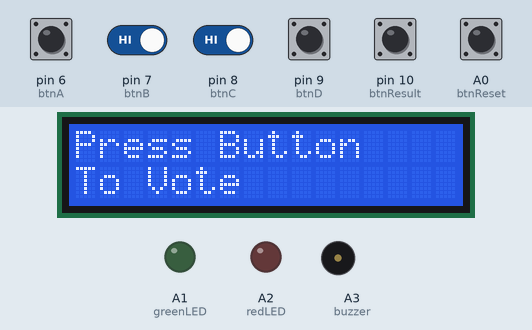
Simulated run of this sketch. Board: Arduino Uno, built with avr-gcc and run on an emulated ATmega328P. On the bench: 16×2 character LCD, output pins drawn as LEDs (lit = HIGH), buzzer (waves = sounding). Inputs (shaded band) come from the test bench; at power-on: A0 (btnReset), pin 6 (btnA), pin 7 (btnB), pin 8 (btnC), pin 9 (btnD), pin 10 (btnResult) HIGH.

Above: at 3.2 s.
3.3 s: pin 6 (btnA) pulled LOW for 0.15 s
At 4.0 s:
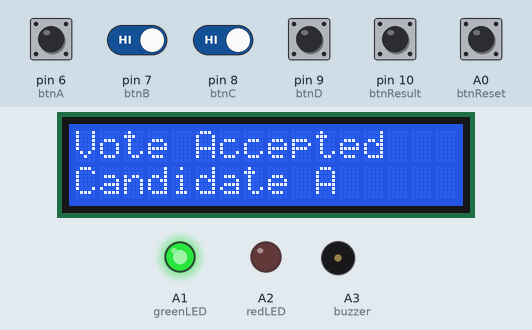
6.2 s: A0 (btnReset) pulled LOW for 0.15 s
At 7.5 s:
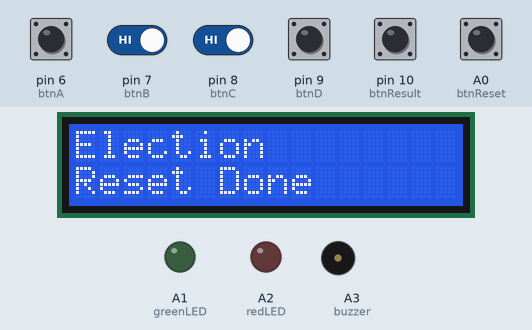
9.3 s: pin 10 (btnResult) pulled LOW for 0.15 s
At 9.6 s:
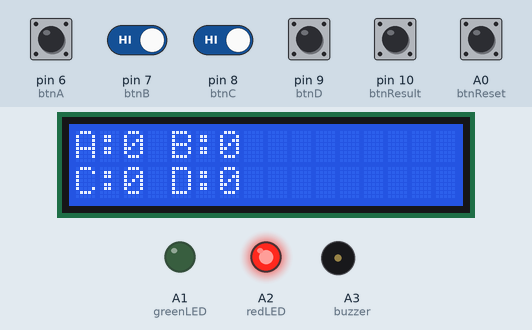
13.9 s: pin 7 (btnB) driven LOW and pin 8 (btnC) driven LOW
16.9 s: pin 7 (btnB) driven HIGH
At 19.6 s:
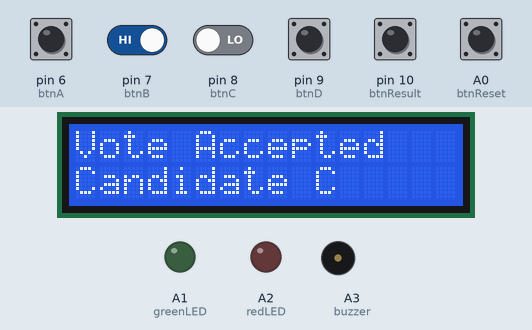
19.9 s: pin 8 (btnC) driven HIGH
At 21.5 s:
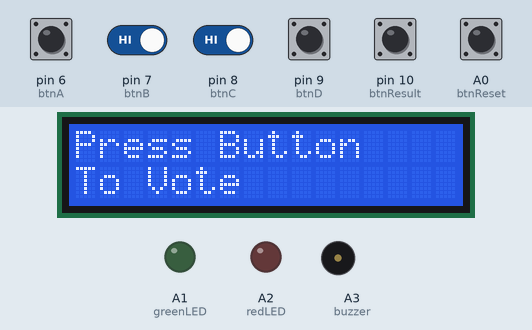
Timing chart, 0 to 22.6 s (numbered marks = the images above; inputs shaded):
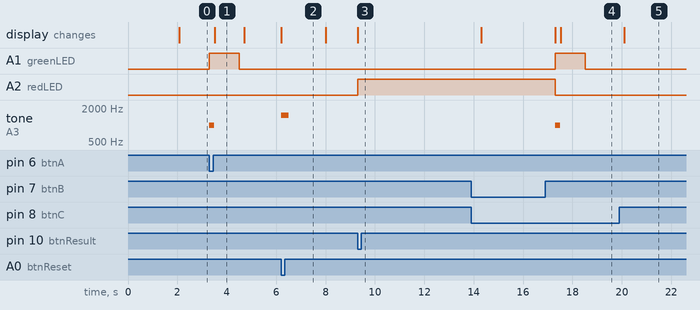

Measured:
- after the input at 3.3 s, A1 (greenLED): LOW → HIGH at once, → LOW 1.2 s later; tone on A3 (buzzer): silent → 1000 Hz at once, → silent 0.20 s later; the display: changes after 0.21 s (image 1)
- after the input at 6.2 s, tone on A3 (buzzer): silent → 1500 Hz at once, → silent 0.30 s later; the display: changes at once (image 2)
- after the input at 9.3 s, A2 (redLED): LOW → HIGH at once; the display: changes at once (image 3)
- after the input at 16.9 s, the display: first differs from a run without the input after 0.62 s (image 4)
- after the input at 19.9 s, the display: changes after 0.21 s (image 5)
- what the display in image 1 shows lasts 1.2 s, from 3.5 s to 4.7 s

The sketch:

electronic_voting_machine1.ino
```cpp
#include <LiquidCrystal.h>

LiquidCrystal lcd(12, 11, 5, 4, 3, 2);

// Button Pins
const int btnA = 6;
const int btnB = 7;
const int btnC = 8;
const int btnD = 9;
const int btnResult = 10;
const int btnReset = A0;

// Output Pins
const int greenLED = A1;
const int redLED = A2;
const int buzzer = A3;

// Vote Counters
int voteA = 0;
int voteB = 0;
int voteC = 0;
int voteD = 0;

void setup()
{
  pinMode(btnA, INPUT_PULLUP);
  pinMode(btnB, INPUT_PULLUP);
  pinMode(btnC, INPUT_PULLUP);
  pinMode(btnD, INPUT_PULLUP);
  pinMode(btnResult, INPUT_PULLUP);
  pinMode(btnReset, INPUT_PULLUP);

  pinMode(greenLED, OUTPUT);
  pinMode(redLED, OUTPUT);
  pinMode(buzzer, OUTPUT);

  digitalWrite(greenLED, LOW);
  digitalWrite(redLED, LOW);
  digitalWrite(buzzer, LOW);

  lcd.begin(16,2);

  lcd.clear();
  lcd.setCursor(0,0);
  lcd.print("Electronic");
  lcd.setCursor(0,1);
  lcd.print("Voting Machine");

  delay(2000);

  showWelcome();
}

void loop()
{
  if(digitalRead(btnA)==LOW)
  {
    voteA++;
    voteMessage("Candidate A");
  }

  if(digitalRead(btnB)==LOW)
  {
    voteB++;
    voteMessage("Candidate B");
  }

  if(digitalRead(btnC)==LOW)
  {
    voteC++;
    voteMessage("Candidate C");
  }

  if(digitalRead(btnD)==LOW)
  {
    voteD++;
    voteMessage("Candidate D");
  }

  if(digitalRead(btnResult)==LOW)
  {
    showResult();
  }

  if(digitalRead(btnReset)==LOW)
  {
    resetVotes();
  }
}

void voteMessage(String candidate)
{
  digitalWrite(greenLED,HIGH);

  tone(buzzer,1000);
  delay(200);
  noTone(buzzer);

  lcd.clear();
  lcd.setCursor(0,0);
  lcd.print("Vote Accepted");
  lcd.setCursor(0,1);
  lcd.print(candidate);

  delay(1000);

  digitalWrite(greenLED,LOW);

  // Wait until button released
  while(
  digitalRead(btnA)==LOW ||
  digitalRead(btnB)==LOW ||
  digitalRead(btnC)==LOW ||
  digitalRead(btnD)==LOW);

  delay(200);

  showWelcome();
}

void showWelcome()
{
  lcd.clear();
  lcd.setCursor(0,0);
  lcd.print("Press Button");
  lcd.setCursor(0,1);
  lcd.print("To Vote");
}

void showResult()
{
  digitalWrite(redLED,HIGH);

  lcd.clear();

  lcd.print("A:");
  lcd.print(voteA);
  lcd.print(" B:");
  lcd.print(voteB);

  lcd.setCursor(0,1);

  lcd.print("C:");
  lcd.print(voteC);
  lcd.print(" D:");
  lcd.print(voteD);

  delay(5000);

  int maxVote = voteA;
  String winner = "Candidate A";

  if(voteB>maxVote)
  {
    maxVote=voteB;
    winner="Candidate B";
  }

  if(voteC>maxVote)
  {
    maxVote=voteC;
    winner="Candidate C";
  }

  if(voteD>maxVote)
  {
    maxVote=voteD;
    winner="Candidate D";
  }

  lcd.clear();
  lcd.print("Winner");
  lcd.setCursor(0,1);
  lcd.print(winner);

  delay(3000);

  digitalWrite(redLED,LOW);

  showWelcome();
}

void resetVotes()
{
  voteA=0;
  voteB=0;
  voteC=0;
  voteD=0;

  digitalWrite(redLED,LOW);

  lcd.clear();
  lcd.print("Election");
  lcd.setCursor(0,1);
  lcd.print("Reset Done");

  tone(buzzer,1500);
  delay(300);
  noTone(buzzer);

  delay(1500);

  showWelcome();
}
```
